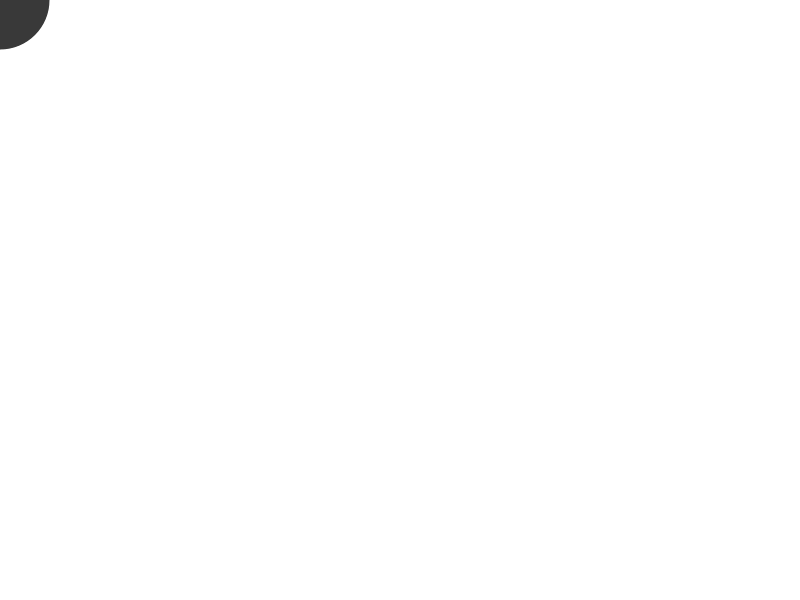
Frame 1 (no input)
Frame 60 (the mouse pressed at the canvas centre just before this capture): identical to frame 1, image omitted
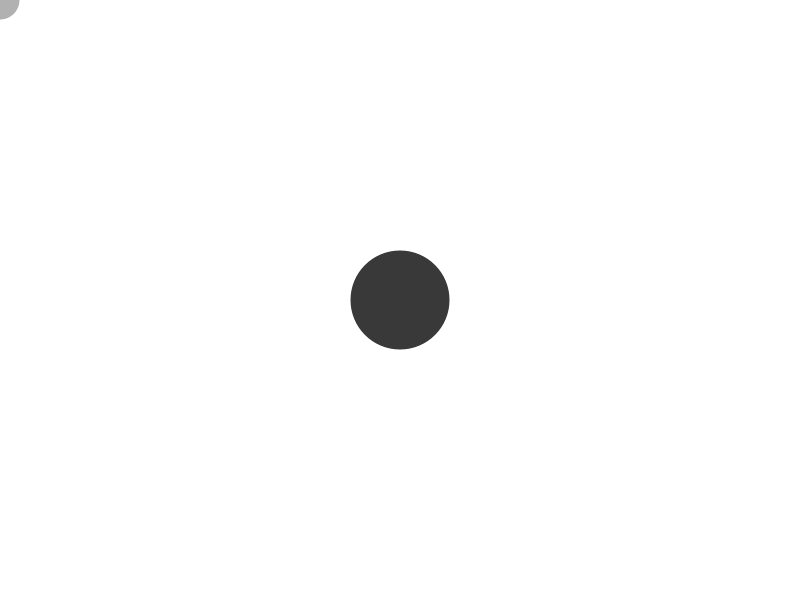
Frame 120 (the mouse held since frame 60 and released just before this capture)

The Processing sketch that drew these frames (run headless with seeded random() and noise(); from frame 60 on, the mouse is pressed at the canvas centre):

// Processing sketch: sketch_0009_00_array_mouse_history
// ── sketch_0009_00_array_mouse_history.pde
// Example 9-8: A snake following the mouse

// Declare two arrays with 50 elements.
int[] xpos = new int[100]; 
int[] ypos = new int[100];

void setup() {
  size(800, 600);

  // Initialize all elements of each array to zero.
  for (int i = 0; i < xpos.length; i ++ ) {
    xpos[i] = 0; 
    ypos[i] = 0;
  }
}

void draw() {
  background(255);

  // Shift array values
  for (int i = 0; i < xpos.length-1; i ++ ) {
    // Shift all elements down one spot. 
    // xpos[0] = xpos[1], xpos[1] = xpos = [2], and so on. 
    // Stop at the second to last element.
    xpos[i] = xpos[i+1];
    ypos[i] = ypos[i+1];
  }

  // New location
  // Update the last spot in the array with the mouse location.
  xpos[xpos.length-1] = mouseX; 
  ypos[ypos.length-1] = mouseY;

  // Draw everything
  for (int i = 0; i < xpos.length; i ++ ) {
    // Draw an ellipse for each element in the arrays. 
    // Color and size are tied to the loop's counter: i.
    noStroke();
    fill(255-i*2);
    ellipse(xpos[i], ypos[i], i, i);
  }
}
